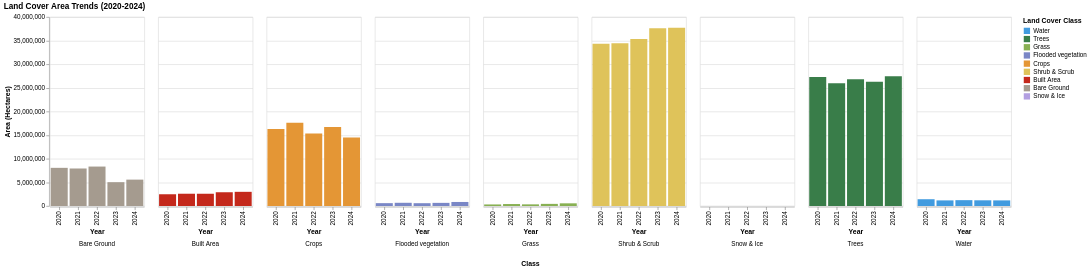

Write notebook code for a chart like this one.
### Markdown cell above
### Interactive Area Charts

### Code cell
# Calculate Stats
print("Calculating area statistics... this may take a moment.")
df_stats = analyzer.calculate_area_stats(scale=SCALE_COUNTRY)

# Interactive Chart with Altair
chart = alt.Chart(df_stats).mark_bar().encode(
    x=alt.X('Year:O', axis=alt.Axis(title='Year')),
    y=alt.Y('Hectares:Q', axis=alt.Axis(title='Area (Hectares)')),
    color=alt.Color('Class:N', scale=alt.Scale(domain=list(DW_CLASSES.values()), range=PALETTE), legend=alt.Legend(title="Land Cover Class")),
    column=alt.Column('Class:N', header=alt.Header(titleOrient="bottom", labelOrient="bottom")),
    tooltip=['Year', 'Class', alt.Tooltip('Hectares', format=',.0f')]
).properties(
    title='Land Cover Area Trends (2020-2024)',
    width=150
)

chart.display()

### Figure 1 — Vega-Lite specification as saved in the notebook (floating-point values rounded to 4 significant figures)
{"config": {"view": {"continuousWidth": 300, "continuousHeight": 300}}, "data": {"name": "data-01a1bb20cdb628d2f4967489ed182123"}, "mark": {"type": "bar"}, "encoding": {"color": {"field": "Class", "legend": {"title": "Land Cover Class"}, "scale": {"domain": ["Water", "Trees", "Grass", "Flooded vegetation", "Crops", "Shrub & Scrub", "Built Area", "Bare Ground", "Snow & Ice"], "range": ["#419BDF", "#397D49", "#88B053", "#7A87C6", "#E49635", "#DFC35A", "#C4281B", "#A59B8F", "#B39FE1"]}, "type": "nominal"}, "column": {"field": "Class", "header": {"labelOrient": "bottom", "titleOrient": "bottom"}, "type": "nominal"}, "tooltip": [{"field": "Year", "type": "nominal"}, {"field": "Class", "type": "nominal"}, {"field": "Hectares", "format": ",.0f", "type": "quantitative"}], "x": {"axis": {"title": "Year"}, "field": "Year", "type": "ordinal"}, "y": {"axis": {"title": "Area (Hectares)"}, "field": "Hectares", "type": "quantitative"}}, "title": "Land Cover Area Trends (2020-2024)", "width": 150, "$schema": "https://vega.github.io/schema/vega-lite/v6.1.0.json", "datasets": {"data-01a1bb20cdb628d2f4967489ed182123": [{"Year": "2020", "Class": "Water", "Hectares": 1436000.0}, {"Year": "2020", "Class": "Trees", "Hectares": 27300000.0}, {"Year": "2020", "Class": "Grass", "Hectares": 333000.0}, {"Year": "2020", "Class": "Flooded vegetation", "Hectares": 605000.0}, {"Year": "2020", "Class": "Crops", "Hectares": 16320000.0}, {"Year": "2020", "Class": "Shrub & Scrub", "Hectares": 34340000.0}, {"Year": "2020", "Class": "Built Area", "Hectares": 2488000.0}, {"Year": "2020", "Class": "Bare Ground", "Hectares": 8078000.0}, {"Year": "2020", "Class": "Snow & Ice", "Hectares": 15.8}, {"Year": "2021", "Class": "Water", "Hectares": 1190000.0}, {"Year": "2021", "Class": "Trees", "Hectares": 25970000.0}, {"Year": "2021", "Class": "Grass", "Hectares": 416400.0}, {"Year": "2021", "Class": "Flooded vegetation", "Hectares": 681400.0}, {"Year": "2021", "Class": "Crops", "Hectares": 17610000.0}, {"Year": "2021", "Class": "Shrub & Scrub", "Hectares": 34450000.0}, {"Year": "2021", "Class": "Built Area", "Hectares": 2599000.0}, {"Year": "2021", "Class": "Bare Ground", "Hectares": 7941000.0}, {"Year": "2021", "Class": "Snow & Ice", "Hectares": 1149.0}, {"Year": "2022", "Class": "Water", "Hectares": 1240000.0}, {"Year": "2022", "Class": "Trees", "Hectares": 26830000.0}, {"Year": "2022", "Class": "Grass", "Hectares": 351900.0}, {"Year": "2022", "Class": "Flooded vegetation", "Hectares": 597000.0}, {"Year": "2022", "Class": "Crops", "Hectares": 15320000.0}, {"Year": "2022", "Class": "Shrub & Scrub", "Hectares": 35350000.0}, {"Year": "2022", "Class": "Built Area", "Hectares": 2595000.0}, {"Year": "2022", "Class": "Bare Ground", "Hectares": 8350000.0}, {"Year": "2022", "Class": "Snow & Ice", "Hectares": 1144.0}, {"Year": "2023", "Class": "Water", "Hectares": 1208000.0}, {"Year": "2023", "Class": "Trees", "Hectares": 26310000.0}, {"Year": "2023", "Class": "Grass", "Hectares": 452300.0}, {"Year": "2023", "Class": "Flooded vegetation", "Hectares": 665000.0}, {"Year": "2023", "Class": "Crops", "Hectares": 16710000.0}, {"Year": "2023", "Class": "Shrub & Scrub", "Hectares": 37600000.0}, {"Year": "2023", "Class": "Built Area", "Hectares": 2914000.0}, {"Year": "2023", "Class": "Bare Ground", "Hectares": 5044000.0}, {"Year": "2023", "Class": "Snow & Ice", "Hectares": 172.9}, {"Year": "2024", "Class": "Water", "Hectares": 1189000.0}, {"Year": "2024", "Class": "Trees", "Hectares": 27470000.0}, {"Year": "2024", "Class": "Grass", "Hectares": 567400.0}, {"Year": "2024", "Class": "Flooded vegetation", "Hectares": 856000.0}, {"Year": "2024", "Class": "Crops", "Hectares": 14490000.0}, {"Year": "2024", "Class": "Shrub & Scrub", "Hectares": 37720000.0}, {"Year": "2024", "Class": "Built Area", "Hectares": 3002000.0}, {"Year": "2024", "Class": "Bare Ground", "Hectares": 5585000.0}, {"Year": "2024", "Class": "Snow & Ice", "Hectares": 239.3}]}}
